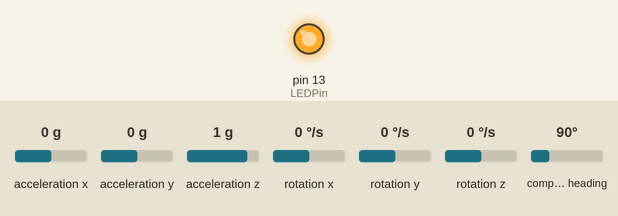
Simulated run of this sketch. Board: Arduino Uno, built with avr-gcc and run on an emulated ATmega328P. Shown: output pins drawn as LEDs (lit = HIGH). Wiring (inferred from the names in the program): HMC5883L compass at I2C address 0x1E. Inputs (shaded band) come from the test bench; at power-on: acceleration x 0 g, acceleration y 0 g, acceleration z 1 g, rotation x 0 °/s, rotation y 0 °/s, rotation z 0 °/s, compass heading 90°. What the sketch prints to the serial monitor is not drawn.

Above: at 11.5 s.
At 14.5 s:
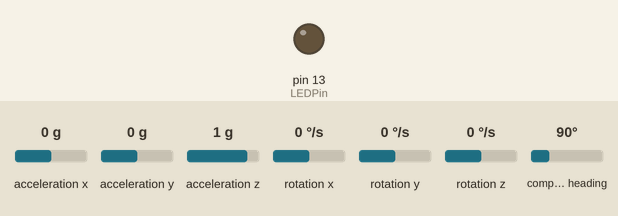
Timing chart, 0 to 17.8 s (numbered marks = the images above):
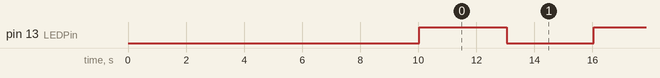

The sketch:

magnetometro_chido.ino
```cpp
/*
GY87_Readerv0.ino
This sketch is based on various sketches and libraries by Jeff Rowberg
<jeff@rowberg.net> and discussion thread by pistolero992000 on the Arduino forum
https://forum.arduino.cc/index.php?topic=223345.0.  The BMP180 pressure
Senor library is from Love Electronics Ltd (loveelectronics.com)
http://embedded-lab.com/blog/bmp180/bmp180_11/

It gets all sensors on a GY87 IMU board reporting (something) to the
Serial.  The challenge is the Digital Compass which is nromally blocked by
the Accelerometer.  This is remedied by using an I2C bypass command.  Thanks to
pistolero992000 for this solution.

Sensors on board the GY87 are:
MPU6050 Accelerometer.  Address is 0x68
HMC5883L Digital Compass.  Address is 0x1E
BMP180 Barometer and Temperature Sensor.  Address is 0x77

Connections are through the i2c bus.

SCL to Arduino Pin A5
SDA to Arduino Pin A4
GND, 5V and 3.3V connections also present.

All sensors report sensible values.  The tab seperated data covers a lot of screen space
so you will need to stretch your Serial monitor window to accommodate it.

*/

#include "I2Cdev.h"
#include "MPU6050.h"
#include "Wire.h"
#include <BMP180.h>  //Library for the BMP180 barometer.

//MPU6050 Accelerometer
MPU6050 accelgyro;

int16_t ax, ay, az;
int16_t gx, gy, gz;

//HMC5883L Digital Compass
const int hmc5883Address = 0x1E; //0011110b, I2C 7bit address for compass
const byte hmc5883ModeRegister = 0x02;
const byte hmcContinuousMode = 0x00;
const byte hmcDataOutputXMSBAddress = 0x03;

//The BMP180 Digital Barometer
BMP180 barometer;
// Store the current sea level pressure at your location in Pascals.
float seaLevelPressure = 101325;

int LEDPin = 13;
bool blinkState = false;

int x,y,z; //triple axis data from HMC5883L.

void setup() {
    Wire.begin();
    Serial.begin(9600);

    // initialize device
    Serial.println("Initializing I2C devices...");
    accelgyro.initialize();

    // verify connection
    Serial.println("Testing device connections...");
    Serial.println(accelgyro.testConnection() ? "MPU6050 connection successful" : "MPU6050 connection failed");
    accelgyro.setI2CBypassEnabled(true);  //This sets the bypass so the HMC5883L gets a look in.


    //Initialise the Digital Compass
    Wire.beginTransmission(hmc5883Address);  //Begin communication with compass
    Wire.write(hmc5883ModeRegister);  //select the mode register
    Wire.write(hmcContinuousMode); //continuous measurement mode
    Wire.endTransmission();

    //Initialise the BMP180 Barometer (and Temperature Sensor)
    barometer = BMP180();
    // We check to see if we can connect to the BMP180 sensor.
    /*if(barometer.EnsureConnected())
    {
      Serial.println("Connected to BMP180.");
       // When we have connected, we reset the device to ensure a clean start.
      barometer.SoftReset();
      // Now we initialize the sensor and pull the calibration data.
      barometer.Initialize();
    }
    else
    {
      Serial.println("No BMP180 sensor found.");
    }*/

    // configure Arduino LED for
    pinMode(LEDPin, OUTPUT);
    delay(10000);
}

void loop() {

    // read raw accel/gyro measurements from device
    accelgyro.getMotion6(&ax, &ay, &az, &gx, &gy, &gz);

    // these methods (and a few others) are also available
    //accelgyro.getAcceleration(&ax, &ay, &az);
    //accelgyro.getRotation(&gx, &gy, &gz);

    // display tab-separated accel/gyro x/y/z values
    Serial.print("a/g:\t");
    Serial.print(ax); Serial.print("\t");
    Serial.print(ay); Serial.print("\t");
    Serial.print(az); Serial.print("\t");
    Serial.print(gx); Serial.print("\t");
    Serial.print(gy); Serial.print("\t");
    Serial.print(gz); Serial.print("\t");

    // blink LED to indicate activity
    blinkState = !blinkState;
    digitalWrite(LEDPin, blinkState);

    //Accessing the HMC5883L Digital Compass
    //Tell the HMC5883L where to begin reading the data
    Wire.beginTransmission(hmc5883Address);
    Wire.write(hmcDataOutputXMSBAddress);  //Select register 3, X MSB register
    Wire.endTransmission();

    //Read data from each axis of the Digital Compass
    Wire.requestFrom(hmc5883Address,6);
    if(6<=Wire.available())
    {
      x = Wire.read()<<8; //X msb
      x |= Wire.read();   //X lsb
      z = Wire.read()<<8; //Z msb
      z |= Wire.read();   //Z lsb
      y = Wire.read()<<8; //Y msb
      y |= Wire.read();   //Y lsb
    }

    int angle = atan2(-y,x)/M_PI*180;
    if (angle < 0)
    {
      angle = angle + 360;
    }

    //Reporting the Compass data to the Serial port
    Serial.println();
    Serial.print("Compass XYZ:\t");
    //Serial.print(x,y,z);Serial.print("\t");
    Serial.print("Dir(deg):\t");
    Serial.print(angle); Serial.print("\t");
    delay(3000);
    /*if(barometer.IsConnected)
    {
      long currentPressure = barometer.GetPressure();

      // Print out the Pressure.
      Serial.print("BMP180 P:\t");
      Serial.print(currentPressure);Serial.print("Pa");Serial.print("\t");

      // Retrieve the current altitude (in meters). Current Sea Level Pressure is required for this.
      float altitude = barometer.GetAltitude(seaLevelPressure);

      // Print out the Altitude.
      Serial.print("Alt:\t");
      Serial.print(altitude);Serial.print(" m");Serial.print("\t");

      // Retrieve the current temperature in degrees celcius.
      float currentTemperature = barometer.GetTemperature();

      // Print out the Temperature
      Serial.print("Temp:\t");
      Serial.print(currentTemperature);Serial.println("C");
    }*/
}
```

Measured:
- by itself, pin 13 (LEDPin): alternates HIGH for 3.0 s and LOW for 3.0 s
